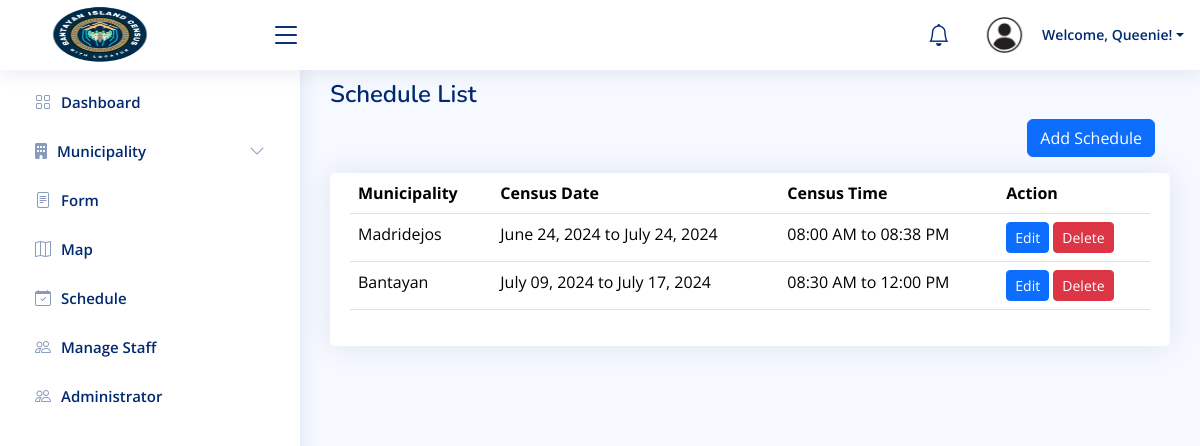
The page /admin/schedule.php (signed in) on the database its author committed.
### tables this page shows
CREATE TABLE `schedule` (
  `id` int(11) NOT NULL,
  `municipality` varchar(255) NOT NULL,
  `start_census` date NOT NULL,
  `end_census` date NOT NULL,
  `start_time` time NOT NULL,
  `end_time` time NOT NULL,
  `created_at` timestamp NOT NULL DEFAULT current_timestamp(),
  `updated_at` timestamp NOT NULL DEFAULT current_timestamp() ON UPDATE current_timestamp()
);

### admin/schedule.php (the view, shortened to what this page needs)
<?php include 'header.php'; ?>
<main id="main" class="main">
  <div class="pagetitle">
    <h1>Schedule List</h1>
  </div>
  <div class="container">
    <button type="button" class="btn btn-primary" data-bs-toggle="modal" data-bs-target="#exampleModal">
      Add Schedule
    </button>
  </div>
  <section class="section mt-3">
    <div class="row">
      <div class="col-lg-12">
        <div class="card">
          <div class="card-body">
            <table id="scheduleTable" class="table datatable">
  <thead>
    <tr>
      <th>Municipality</th>
      <th>Census Date</th>
      <th>Census Time</th>
      <th>Action</th>
    </tr>
  </thead>
  <tbody>
    <?php
      include '../database/db_connect.php';
      $sql = "SELECT id, municipality, start_census, end_census, start_time, end_time FROM schedule";
      $result = $conn->query($sql);
      if ($result->num_rows > 0) {
          while($row = $result->fetch_assoc()) {
              $censusDate = date("F d, Y", strtotime($row["start_census"])) . " to " . date("F d, Y", strtotime($row["end_census"]));
              $censusTime = date("h:i A", strtotime($row["start_time"])) . " to " . date("h:i A", strtotime($row["end_time"]));
              echo "<tr>
                      <td>" . htmlspecialchars($row["municipality"]) . "</td>
                      <td>" . htmlspecialchars($censusDate) . "</td>
                      <td>" . htmlspecialchars($censusTime) . "</td>
                      <td>
                          <button class='btn btn-primary btn-sm' onclick='editSchedule(" . intval($row["id"]) . ")'>Edit</button>
                          <button class='btn btn-danger btn-sm' onclick='deleteSchedule(" . intval($row["id"]) . ")'>Delete</button>
                      </td>
                    </tr>";
          }
      } else {
          echo "<tr><td colspan='4'>No schedules found</td></tr>";
      }
    ?>
  </tbody>
</table>
          </div>
        </div>
      </div>
    </div>
  </section>
</main>
<?php include 'footer.php'; ?>

### admin/assets/css/style.css (style rules this page uses)
:root { scroll-behavior: smooth; }
body { font-family: "Open Sans", sans-serif; background: #f6f9ff; color: #444444; }
h1, h2, h3, h4, h5, h6 { font-family: "Nunito", sans-serif; }
#main { margin-top: 60px; padding: 20px 30px; transition: all 0.3s; }
.pagetitle { margin-bottom: 10px; }
.pagetitle h1 { font-size: 24px; margin-bottom: 0; font-weight: 600; color: #012970; }
.card { margin-bottom: 30px; border: none; border-radius: 5px; box-shadow: 0px 0 30px rgba(1, 41, 112, 0.1); }
.card-body { padding: 0 20px 20px 20px; }
@media (min-width: 1200px) { #main, #footer { margin-left: 300px; } }

### admin/schedule.php (style rules this page uses)
.container { display: flex; justify-content: flex-end; padding: 0 15px; }

### rows shown on the page
schedule: municipality "Madridejos", censusDate "June 24, 2024 to July 24, 2024", censusTime "08:00 AM to 08:38 PM"
schedule: municipality "Bantayan", censusDate "July 09, 2024 to July 17, 2024", censusTime "08:30 AM to 12:00 PM"

### other values the page prints
$_SESSION['name'] "Queenie"
